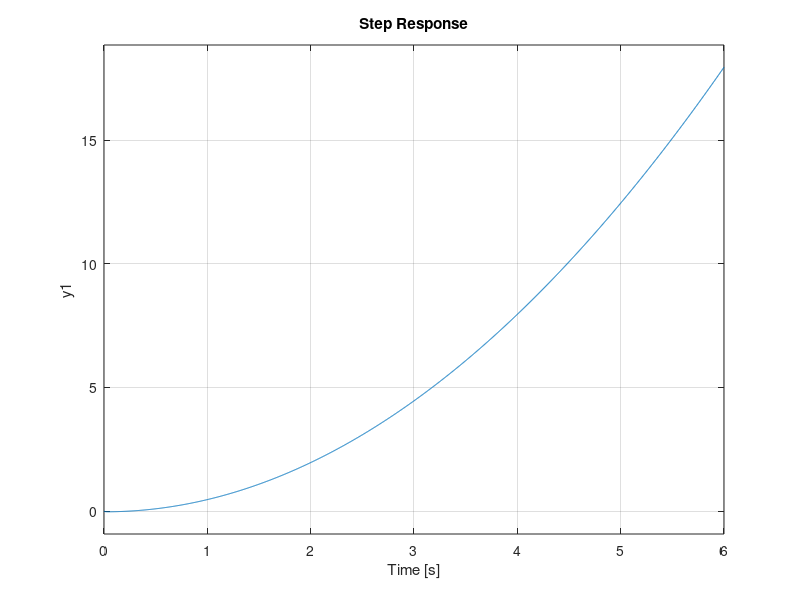

This chart was generated by the following MATLAB code:
m0 = 1;
m1 = 0.001;
b = 0.1;
k = 0.1;
g = 9.81;
z = 0.25;
omegaSquared = g / z;

G = tf([-1/omegaSquared 0 1], [1 0 0]) * tf([b k], [m0*m1 (m0+m1)*b (m0+m1)*k]);
step(G)